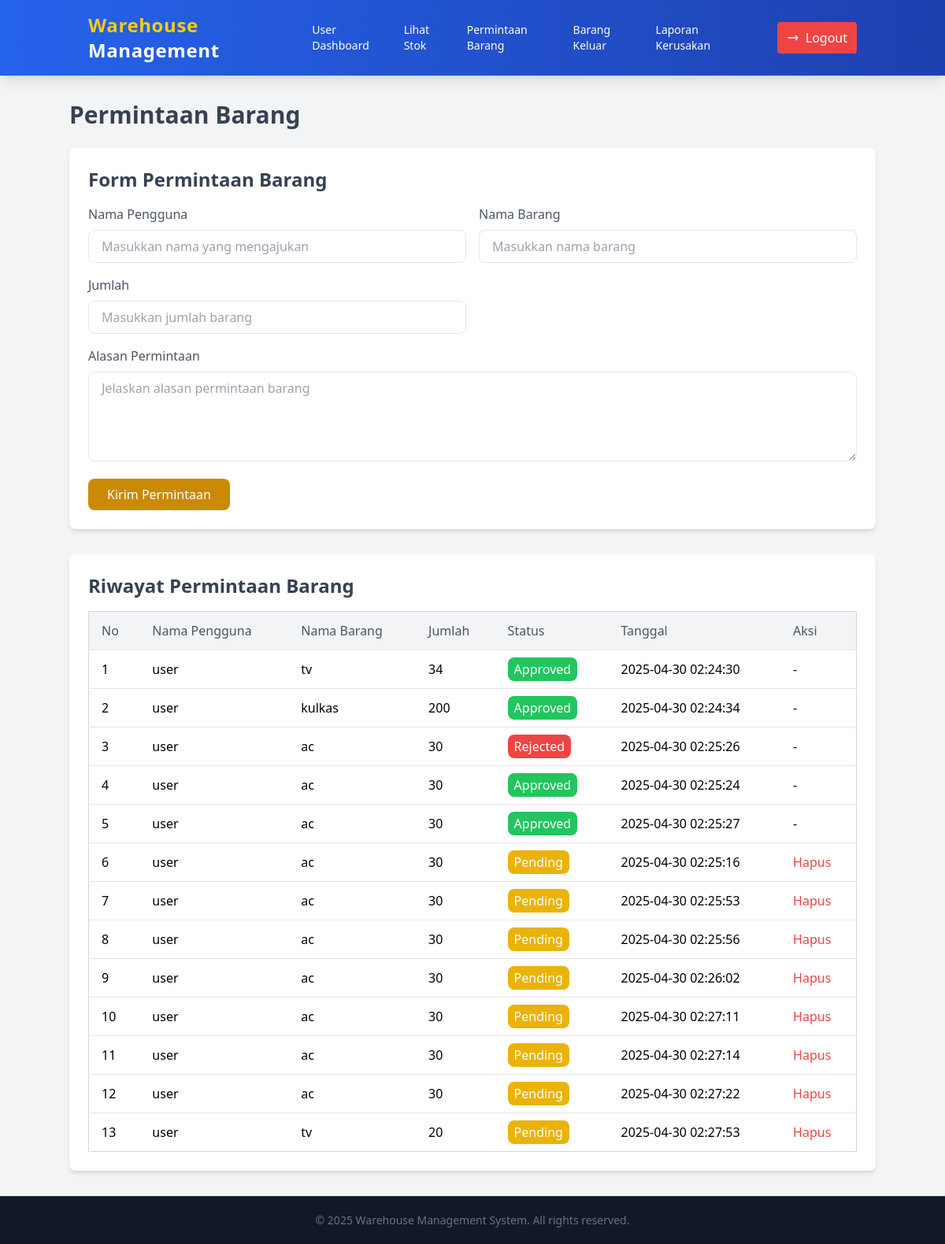
The app's page /user/permintaan_barang.php with its own data.
### tables this page shows
CREATE TABLE `request` (
  `id_req` int(15) NOT NULL,
  `nama_pengaju` varchar(35) NOT NULL,
  `nama_barang` varchar(255) NOT NULL,
  `jumlah` int(11) NOT NULL,
  `alasan` text NOT NULL,
  `status` enum('Pending','Approved','Rejected','') NOT NULL,
  `tanggal` timestamp NOT NULL DEFAULT current_timestamp() ON UPDATE current_timestamp()
);

### user/permintaan_barang.php (the view, shortened to what this page needs)
<?php
include('../koneksi.php');
?>
<!DOCTYPE html>
<html lang="en">
<head>
    <script src="https://cdn.tailwindcss.com"></script>
</head>
<body class="bg-gray-100 font-sans leading-normal tracking-normal">
    <nav class="bg-gradient-to-r from-blue-600 to-blue-800 text-white shadow-lg">
        <div class="container mx-auto px-6 py-4 flex justify-between items-center">
             <a href="../user_dashboard.php" class="text-2xl font-extrabold tracking-wide hover:text-yellow-400 transition duration-300">
                <span class="text-yellow-400">Warehouse</span> Management
            </a>
            <div class="flex items-center space-x-11">
                <ul class="flex space-x-6 text-sm font-medium">
                    <li>
                        <a href="../user_dashboard.php" class="hover:text-yellow-400 transition duration-300">User Dashboard</a>
                    </li>
                    <li>
                        <a href="lihat_stok.php" class="hover:text-yellow-400 transition duration-300">Lihat Stok</a>
                    </li>
                    <li>
                        <a href="permintaan_barang.php" class="hover:text-yellow-400 transition duration-300">Permintaan Barang</a>
                    </li>
                    <li>
                        <a href="barang_keluar.php" class="hover:text-yellow-400 transition duration-300">Barang Keluar</a>
                    </li>
                    <li>
                        <a href="laporan_kerusakan.php" class="hover:text-yellow-400 transition duration-300">Laporan Kerusakan</a>
                    </li>
                </ul>
                <a href="../logout.php" class="flex items-center bg-red-500 px-3 py-2 rounded hover:bg-red-600 transition duration-300">
                    <svg xmlns="http://www.w3.org/2000/svg" class="h-4 w-4 mr-2" fill="none" viewBox="0 0 24 24" stroke="currentColor">
                        <path stroke-linecap="round" stroke-linejoin="round" stroke-width="2" d="M17 16l4-4m0 0l-4-4m4 4H3" />
                    </svg>
                    Logout
                </a>
            </div>
        </div>
    </nav>
    <div class="container mx-auto mt-8">
        <h1 class="text-3xl font-bold text-gray-700 mb-6">Permintaan Barang</h1>
        <div class="bg-white shadow-md rounded-lg p-6">
            <h2 class="text-2xl font-bold text-gray-700 mb-4">Form Permintaan Barang</h2>
            <form method="POST">
                <div class="grid grid-cols-1 md:grid-cols-2 gap-4">
                    <div>
                        <label for="nama_pengaju" class="block text-gray-600 font-medium mb-2">Nama Pengguna</label>
                        <input type="text" id="nama_pengaju" name="nama_pengaju" class="w-full px-4 py-2 border rounded-lg focus:outline-none focus:ring-2 focus:ring-yellow-500" placeholder="Masukkan nama yang mengajukan" required>
                    </div>
                    <div>
                        <label for="nama_barang" class="block text-gray-600 font-medium mb-2">Nama Barang</label>
                        <input type="text" id="nama_barang" name="nama_barang" class="w-full px-4 py-2 border rounded-lg focus:outline-none focus:ring-2 focus:ring-yellow-500" placeholder="Masukkan nama barang" required>
                    </div>
                    <div>
                        <label for="jumlah" class="block text-gray-600 font-medium mb-2">Jumlah</label>
                        <input type="number" id="jumlah" name="jumlah" class="w-full px-4 py-2 border rounded-lg focus:outline-none focus:ring-2 focus:ring-yellow-500" placeholder="Masukkan jumlah barang" required>
                    </div>
                </div>
                <div class="mt-4">
                    <label for="alasan" class="block text-gray-600 font-medium mb-2">Alasan Permintaan</label>
                    <textarea id="alasan" name="alasan" rows="4" class="w-full px-4 py-2 border rounded-lg focus:outline-none focus:ring-2 focus:ring-yellow-500" placeholder="Jelaskan alasan permintaan barang" required></textarea>
                </div>
                <button type="submit" name="insert" class="mt-4 bg-yellow-600 text-white px-6 py-2 rounded-lg hover:bg-yellow-700 transition duration-300">Kirim Permintaan</button>
            </form>
        </div>
        <div class="bg-white shadow-md rounded-lg p-6 mt-8">
            <h2 class="text-2xl font-bold text-gray-700 mb-4">Riwayat Permintaan Barang</h2>
            <div class="overflow-x-auto">
                <table class="min-w-full bg-white border border-gray-300 rounded-lg">
                    <thead class="bg-gray-100">
                        <tr>
                            <th class="py-3 px-4 border-b text-left text-gray-600 font-medium">No</th>
                            <th class="py-3 px-4 border-b text-left text-gray-600 font-medium">Nama Pengguna</th>
                            <th class="py-3 px-4 border-b text-left text-gray-600 font-medium">Nama Barang</th>
                            <th class="py-3 px-4 border-b text-left text-gray-600 font-medium">Jumlah</th>
                            <th class="py-3 px-4 border-b text-left text-gray-600 font-medium">Status</th>
                            <th class="py-3 px-4 border-b text-left text-gray-600 font-medium">Tanggal</th>
                            <th class="py-3 px-4 border-b text-left text-gray-600 font-medium">Aksi</th>
                        </tr>
                    </thead>
                    <tbody class="divide-y divide-gray-200">
                        <?php
                        $sql = "SELECT id_req, nama_pengaju, nama_barang, jumlah, status, tanggal FROM request";
                        $result = $conn->query($sql);
                        $no = 1;
                        if ($result && $result->num_rows > 0) {
                            while ($row = $result->fetch_assoc()) {
                                $statusClass = ($row['status'] === 'Approved') ? 'bg-green-500' :
                                            (($row['status'] === 'Rejected') ? 'bg-red-500' : 'bg-yellow-500');
                                echo "<tr class='hover:bg-gray-50'>
                                        <td class='py-3 px-4'>" . htmlspecialchars($no++) . "</td>
                                        <td class='py-3 px-4'>" . htmlspecialchars($row['nama_pengaju']) . "</td>
                                        <td class='py-3 px-4'>" . htmlspecialchars($row['nama_barang']) . "</td>
                                        <td class='py-3 px-4'>" . htmlspecialchars($row['jumlah']) . "</td>
                                        <td class='py-3 px-4'>
                                            <span class='px-2 py-1 rounded-lg text-white $statusClass'>
                                                " . htmlspecialchars($row['status']) . "
                                            </span>
                                        </td>
                                        <td class='py-3 px-4'>" . htmlspecialchars($row['tanggal']) . "</td>
                                        <td class='py-3 px-4'>
                                            " . ($row['status'] === 'Pending' ? "
                                            <a href='?delete=" . $row['id_req'] . "' onclick=\"return confirm('Yakin ingin menghapus?')\" class='text-red-500 hover:underline'>Hapus</a>
                                            " : "-") . "
                                        </td>
                                    </tr>";
                            }
                        } else {
                            echo "<tr>
                                    <td colspan='7' class='py-3 px-4 text-center text-gray-500'>Belum ada data permintaan barang.</td>
                                </tr>";
                        }
                        ?>
                    </tbody>
                </table>
            </div>
        </div>
    </div>
    <footer class="bg-gray-900 text-white w-full mt-8 pb-5">
        <div class="mt-8 border-t border-gray-700 pt-5 text-center">
            <p class="text-sm text-gray-500">&copy; <?php echo date('Y'); ?> Warehouse Management System. All rights reserved.</p>
        </div>
    </footer>
</body>
</html>

### records on screen
request: nama_pengaju "user", nama_barang "tv", jumlah "34", status "Approved", tanggal "2025-04-30 02:24:30"
request: nama_pengaju "user", nama_barang "kulkas", jumlah "200", status "Approved", tanggal "2025-04-30 02:24:34"
request: nama_pengaju "user", nama_barang "ac", jumlah "30", status "Rejected", tanggal "2025-04-30 02:25:26"
request: nama_pengaju "user", nama_barang "ac", jumlah "30", status "Approved", tanggal "2025-04-30 02:25:24"
request: nama_pengaju "user", nama_barang "ac", jumlah "30", status "Approved", tanggal "2025-04-30 02:25:27"
request: nama_pengaju "user", nama_barang "ac", jumlah "30", status "Pending", tanggal "2025-04-30 02:25:16"
request: nama_pengaju "user", nama_barang "ac", jumlah "30", status "Pending", tanggal "2025-04-30 02:25:53"
request: nama_pengaju "user", nama_barang "ac", jumlah "30", status "Pending", tanggal "2025-04-30 02:25:56"
request: nama_pengaju "user", nama_barang "ac", jumlah "30", status "Pending", tanggal "2025-04-30 02:26:02"
request: nama_pengaju "user", nama_barang "ac", jumlah "30", status "Pending", tanggal "2025-04-30 02:27:11"
request: nama_pengaju "user", nama_barang "ac", jumlah "30", status "Pending", tanggal "2025-04-30 02:27:14"
request: nama_pengaju "user", nama_barang "ac", jumlah "30", status "Pending", tanggal "2025-04-30 02:27:22"
request: nama_pengaju "user", nama_barang "tv", jumlah "20", status "Pending", tanggal "2025-04-30 02:27:53"
